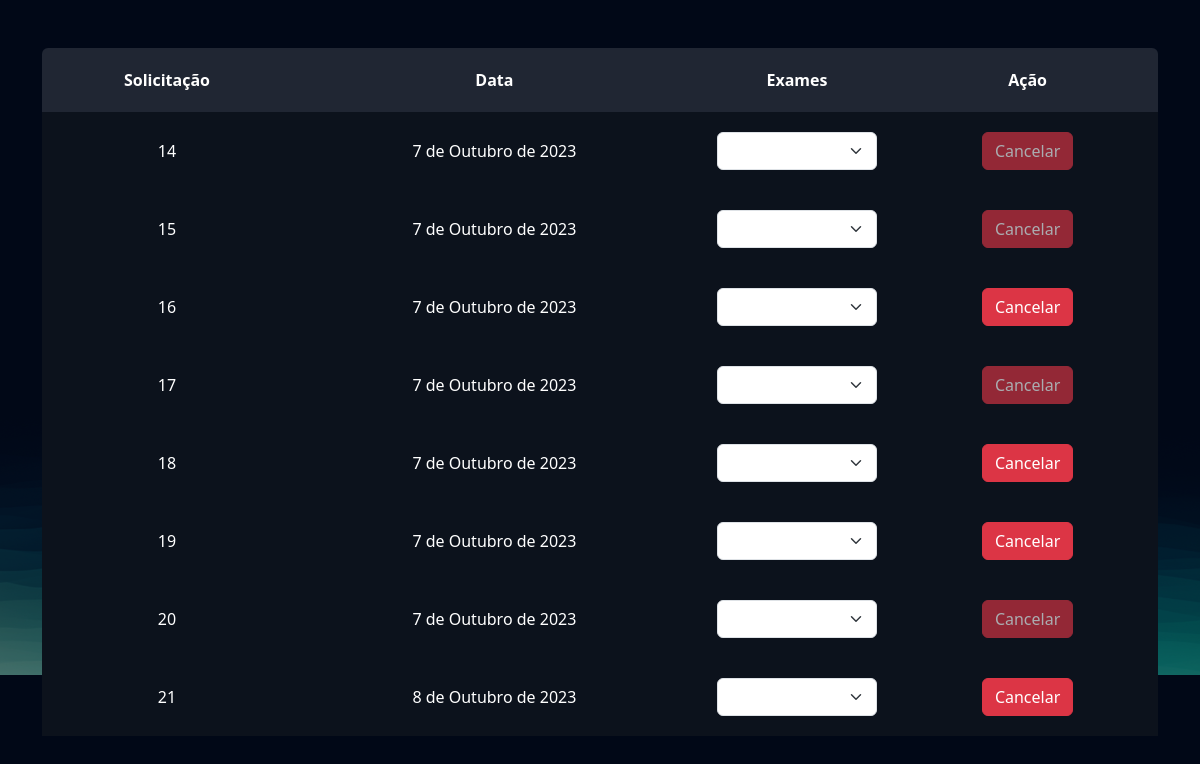
The app's page /exames/gerenciar_pedidos (signed in) with its own data.
### exames/models.py (models this page shows, shortened)
class PedidosExames(models.Model):
    usuario = models.ForeignKey(User, on_delete=models.DO_NOTHING)
    exames = models.ManyToManyField(SolicitacaoExame)
    agendado = models.BooleanField(default=True)
    data = models.DateField()

### exames/views.py (the view)
# urls.py: path('gerenciar_pedidos', views.gerenciar_pedidos, name='gerenciar_pedidos'),
@login_required
def gerenciar_pedidos(request):
    pedidos_exames= PedidosExames.objects.filter(usuario=request.user)
    return render(request,'gerenciar_pedidos.html',{'pedidos_exames': pedidos_exames} )

### exames/templates/gerenciar_pedidos.html (shortened to what this page needs)
{% extends "bases/base.html" %}
{% load static %}
{% block 'head' %}
<link href="{% static 'exames/css/css.css' %}" rel="stylesheet">
<link href="{% static 'exames/css/gerenciar_pedidos.css' %}" rel="stylesheet">
{% endblock 'head' %}
{% block 'conteudo' %}
<br>
<br>
<div class="container">
<div class="card card-view">
<table>
<tr>
<th>Solicitação</th>
<th>Data</th>
<th>Exames</th>
<th>Ação</th>
</tr>
{% for pedidos in pedidos_exames %}
<tr class="linha-tabela">
<td>{{pedidos.id}}</td>
<td>{{pedidos.data}}</td>
<td>
<select class="form-select">
</select>
</td>
<td>
<a href="{%url "cancelar_pedido" pedidos.id %}" class="btn btn-danger {% if not pedidos.agendado %} disabled {% endif %}">Cancelar</a>
</td>
</tr>
{% endfor %}
</table>
</div>
</div>
{% endblock 'conteudo' %}

### templates/bases/base.html (shortened to what this page needs)
{% load static %}
<!doctype html>
<html lang="pt-BR">
<head>
<link href="https://cdn.jsdelivr.net/npm/bootstrap@5.3.1/dist/css/bootstrap.min.css" rel="stylesheet">
<link rel="stylesheet" href="{% static 'geral/css/base.css'%}"></link>
{% block 'head' %}{% endblock %}
</head>
<body>
{% block 'conteudo' %}{% endblock %}
</body>
</html>

### templates/static/geral/css/base.css (style rules this page uses)
:root { --main-color: #151C34; --dark-color: #0C121C ; --light-color: #6DE6EE; --contrast-color: #f4c96b; --differential-color: #066668; }
* { color: white }

### templates/static/exames/css/css.css (style rules this page uses)
body { background-image: url('/static/geral/img/bg2.png'); background-size: cover; }
.card { background-color: rgba(217, 217, 217, .14); color: white; padding: 15px; }

### templates/static/exames/css/gerenciar_pedidos.css (style rules this page uses)
.linha-tabela { background-color: var(--dark-color); height: 20px; }
td, th { padding: 20px; }
.card-view { text-align: center; padding: 0; border: none; height: 70vh; }

### records on screen
PedidosExames: id "14", data "7 de Outubro de 2023"
PedidosExames: id "15", data "7 de Outubro de 2023"
PedidosExames: id "16", data "7 de Outubro de 2023"
PedidosExames: id "17", data "7 de Outubro de 2023"
PedidosExames: id "18", data "7 de Outubro de 2023"
PedidosExames: id "19", data "7 de Outubro de 2023"
PedidosExames: id "20", data "7 de Outubro de 2023"
PedidosExames: id "21", data "8 de Outubro de 2023"
